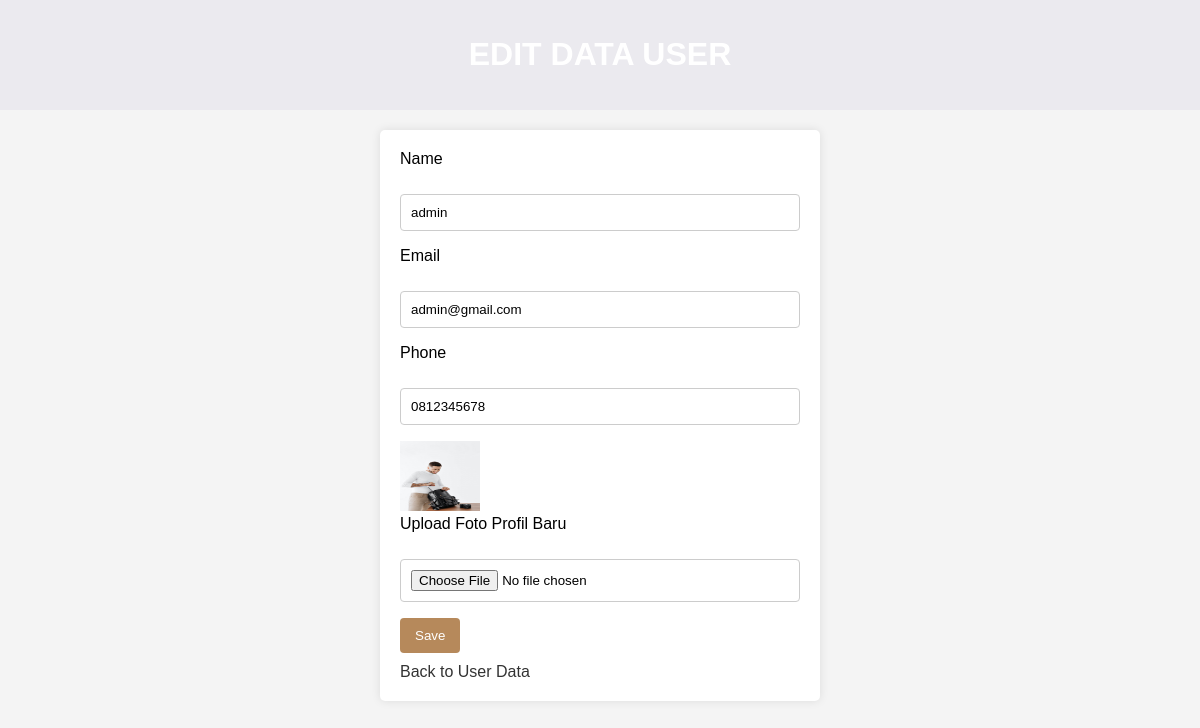
Screenshot of /edituser.php?id=USR86W4IJRH (signed in) with the database file from the repository.
### tables this page shows
CREATE TABLE `users` (
  `id` varchar(20) NOT NULL,
  `name` varchar(255) NOT NULL,
  `username` varchar(255) NOT NULL,
  `email` varchar(255) NOT NULL,
  `phone` varchar(20) NOT NULL,
  `password` varchar(255) NOT NULL,
  `role` varchar(30) NOT NULL DEFAULT 'user',
  `photo` varchar(255) DEFAULT NULL
);

### edituser.php (the view, shortened to what this page needs)
<?php
require "koneksi.php";
if (isset($_GET['id'])) {
    $id = $_GET['id'];
    $stmt = $conn->prepare("SELECT * FROM users WHERE id = ?");
    $stmt->bind_param("s", $id);
    $stmt->execute();
    $result = $stmt->get_result();
    if ($result && $result->num_rows == 1) {
        $user_data = $result->fetch_assoc();
    } else {
        echo "Data user tidak ditemukan.";
        exit;
    }
} else {
    echo "ID user tidak valid.";
    exit;
}
?>
<!DOCTYPE html>
<html lang="en">
<head>
    <link rel="stylesheet" href="edituser.css" />
</head>
<body>
    <header>
        <h1>EDIT DATA USER</h1>
    </header>
    <form action="" method="post" enctype="multipart/form-data">
        <label for="name">Name</label><br>
        <input type="text" name="name" value="<?= $user_data['name'] ?>"><br>
        <label for="email">Email</label><br>
        <input type="text" name="email" value="<?= $user_data['email'] ?>"><br>
        <label for="phone">Phone</label><br>
        <input type="text" name="phone" value="<?= $user_data['phone'] ?>"><br>
        <td><img src="<?= "img/" . $user_data['photo']; ?>" alt="ini photo" width="80px" height="70px"></td>
        <label for="photo">Upload Foto Profil Baru</label><br />
        <input type="file" name="photo" id="photo"> <br>
        <button type="submit" name="edituser">Save</button><br>
        <a href="profiluser.php">Back to User Data</a>
    </form>
</body>
</html>

### edituser.css (style rules this page uses)
body { font-family: Arial, sans-serif; background-color: #f4f4f4; margin: 0; }
header { background-color: #ebeaef; color: #fff; text-align: center; padding: 15px 0; }
form { max-width: 400px; margin: 20px auto; background-color: #fff; padding: 20px; border-radius: 5px; box-shadow: 0 0 10px rgba(0, 0, 0, 0.1); }
label { display: block; margin-bottom: 8px; }
input { width: 100%; padding: 10px; margin-bottom: 16px; box-sizing: border-box; border: 1px solid #ccc; border-radius: 4px; }
button { background-color: #b6895b; color: #fff; padding: 10px 15px; border: none; border-radius: 4px; cursor: pointer; }
a { text-decoration: none; color: #333; margin-top: 10px; display: inline-block; }

### rows the page displays
users: name "admin", email "admin@gmail.com", phone "0812345678", photo (picture)
